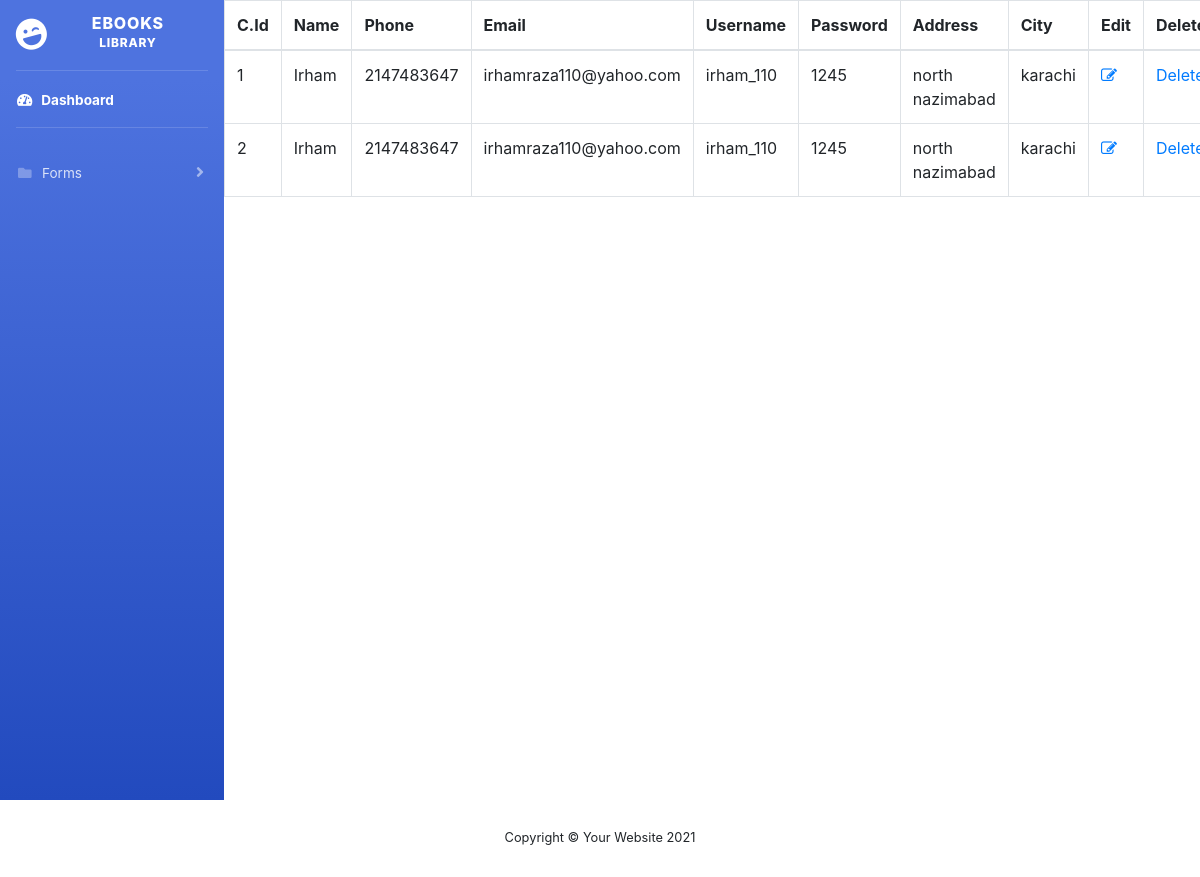
/customer.php (signed in), run on the app's committed database.
### tables this page shows
CREATE TABLE `customer` (
  `C.Id` int(30) NOT NULL,
  `Name` varchar(200) NOT NULL,
  `Phone` int(11) NOT NULL,
  `Email` varchar(200) NOT NULL,
  `Username` varchar(100) NOT NULL,
  `Password` varchar(200) NOT NULL,
  `Address` varchar(200) NOT NULL,
  `City` varchar(100) NOT NULL
);

### customer.php (the view, shortened to what this page needs)
<?php
include('includes/header.php');
include('includes/navbar.php');
?>
<div class="table-responsive">
              <?php
              include ('includes/config.php');
              $query= "SELECT * FROM customer";
              $result = mysqli_query($conn,$query);
              if(mysqli_num_rows($result)>0)
              {
              ?>
              <table class="table table-bordered" id="dataTable" width="100%" cellspacing="0">
                  <thead>
                      <tr>
                      <th>C.Id</th>
                      <th>Name</th>
                      <th>Phone</th>
                      <th>Email</th>
                      <th>Username</th>
                      <th>Password</th>
                      <th>Address</th>
                      <th>City</th>
                      <th>Edit</th>
                      <th>Delete</th>
                    </tr>
                  </thead>
                  <tbody>
                      <?php
                           while($row = mysqli_fetch_assoc($result))
                           {
                      ?>
                      <tr>
                          <td><?php echo $row["C.Id"]?></td>
                          <td><?php echo $row["Name"]?></td>
                          <td><?php echo $row["Phone"]?></td>
                          <td><?php echo $row["Email"]?></td>
                          <td><?php echo $row["Username"]?></td>
                          <td><?php echo $row["Password"]?></td>
                          <td><?php echo $row["Address"]?></td>
                          <td><?php echo $row["City"]?></td>
                 <td class='edit'><a href="edit.php?id=<?php echo $row["C.Id"]; ?>"><i class='fa fa-edit'></i></a></td>
                 <td class='delete'><a href="erase.php?id=<?php echo $row["C.Id"]; ?>">Delete</a></td>
                      </tr>
        <?php } ?>
                  </tbody>
              </table>
    <?php } ?>
          </div>
          <?php
          include('includes/scripts.php');
          include('includes/footer.php');
               ?>

### data on the page
customer: Id "1", Name "Irham", Phone "2147483647", Email "irhamraza110@yahoo.com", Username "irham_110", Password "1245", Address "north nazimabad", City "karachi"
customer: Id "2", Name "Irham", Phone "2147483647", Email "irhamraza110@yahoo.com", Username "irham_110", Password "1245", Address "north nazimabad", City "karachi"
